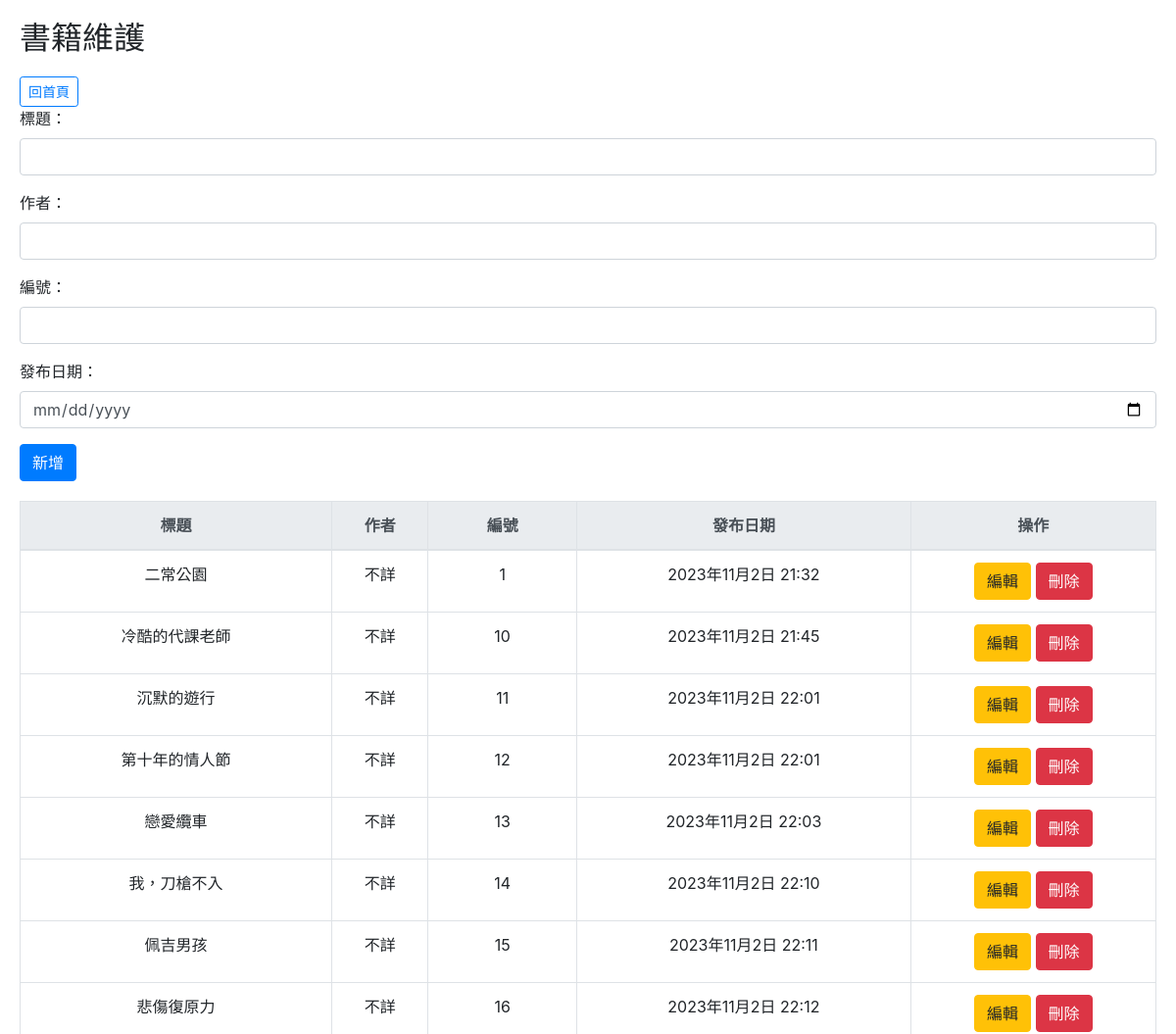
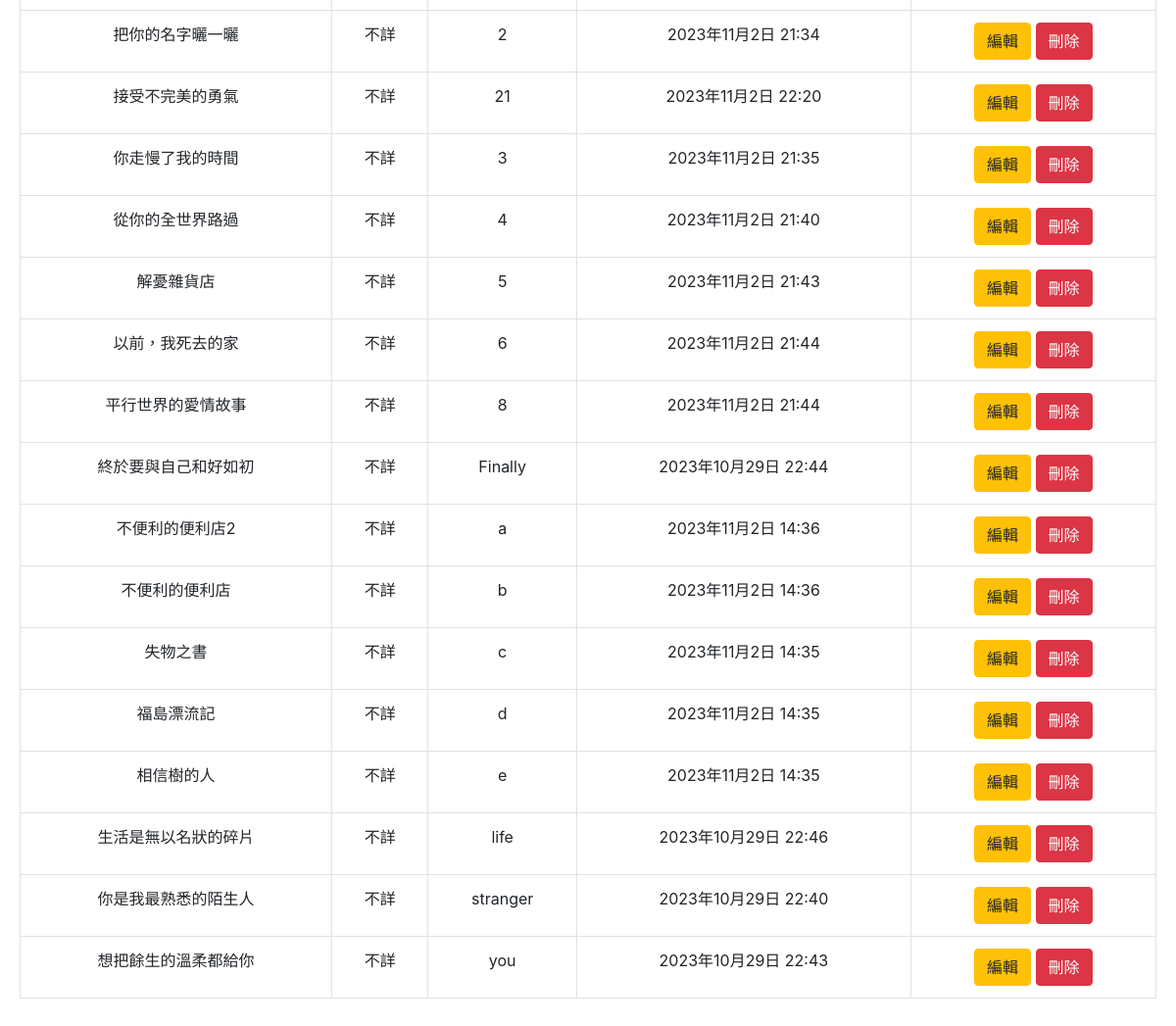
/admin_books/, run on an earlier commit of the app's database (2 pictures, top to bottom).
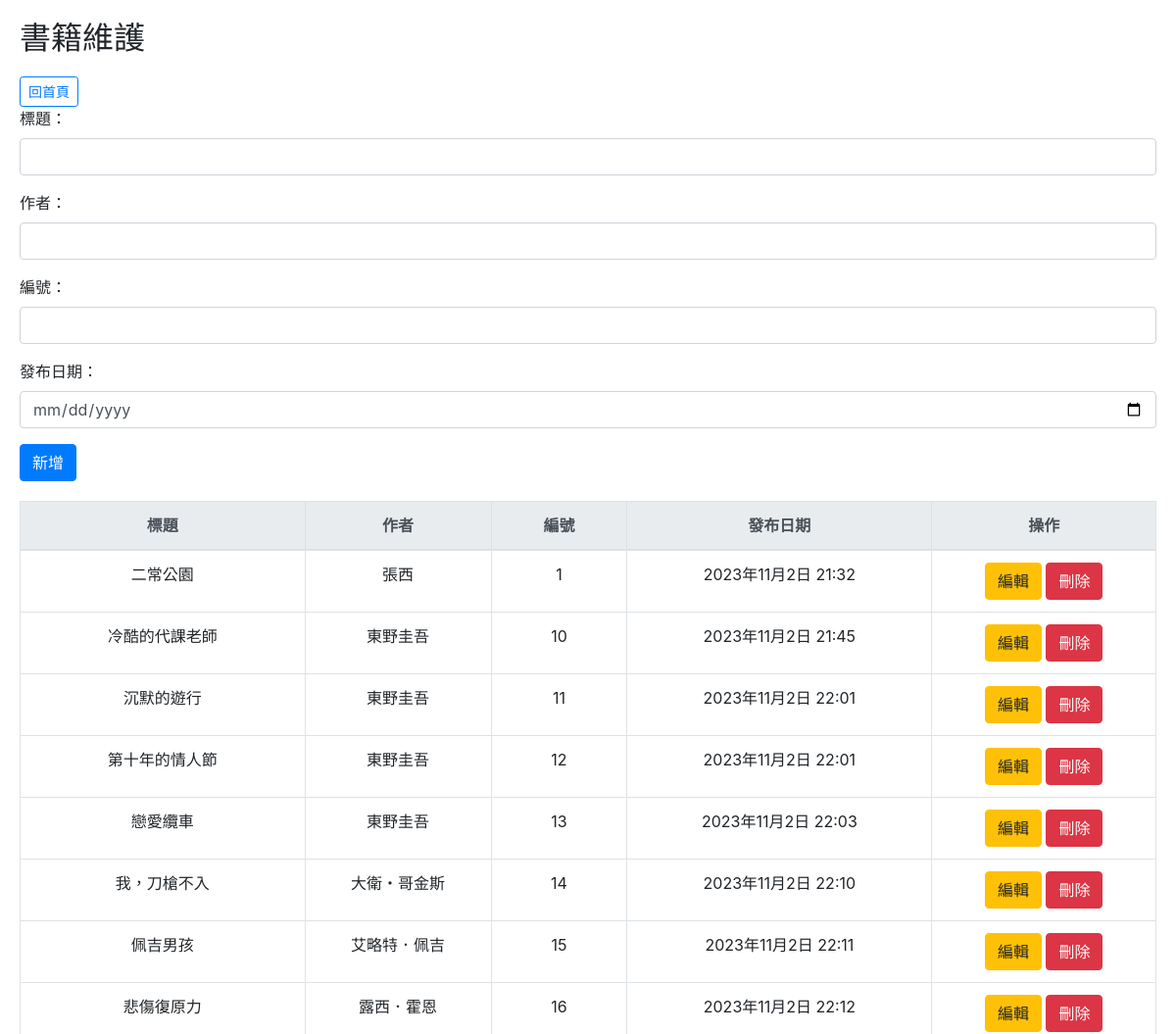
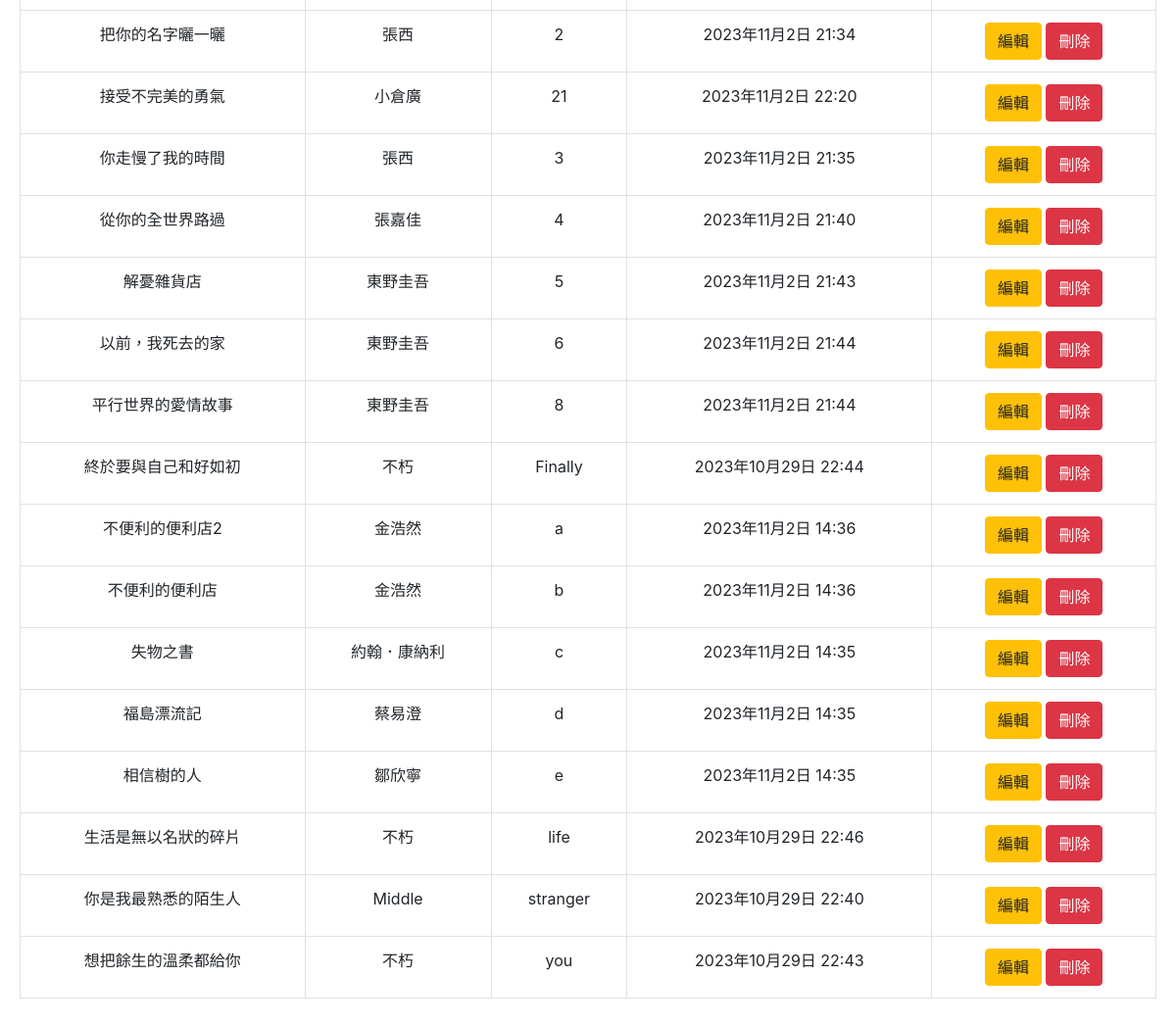
And on a later commit of the database (2 pictures, top to bottom).
### mysite/models.py (models this page shows, shortened)
class Post(models.Model):
    title = models.CharField(max_length=50)
    slug = models.IntegerField(unique=True)
    pub_date = models.DateTimeField(auto_now_add=True)
    write = models.CharField(max_length=50, blank=True, default='')
    image_url = models.CharField(max_length=255, default='images/1.jpg')  # 指定默认值 # 存储图像路径或 URL
    bookstype=[("一般書籍","一般書籍"),("教學用書","教學用書")]
    category = models.CharField(max_length=20, choices=bookstype, default="一般書籍")
    intro = models.TextField(default="", blank=True)
    photolink = models.TextField(default="", blank=True)
    body = models.TextField()
    isBorrow = models.BooleanField(_("外借中"), default=False)
    pub_date = models.DateTimeField(auto_now_add=True)
    @property
    def formatted_is_borrow(self):
        if self.isBorrow:
            return '<span style="color: white; background-color: #afb0b2; border: 1px solid white; padding: 3px; border-radius: 3px;">外借中</span>'
        else:
            return '<span style="color: white; background-color: #7fade5; border: 1px solid white;padding: 3px; border-radius: 3px;">可借閱</span>'
    formatted_is_borrow.fget.short_description = "外借狀態"
    class Meta:
        ordering = ['slug']

### mysite/views.py (the view)
# urls.py: path('admin_books/', admin_books, name='admin_books'),
def admin_books(request):
    books = Post.objects.all().order_by('slug')
    return render(request, 'admin_books.html', {'books': books})

### templates/admin_books.html (shortened to what this page needs)
<!DOCTYPE html>
<html lang="zh-TW">
<head>
    <link rel="stylesheet" href="https://stackpath.bootstrapcdn.com/bootstrap/4.3.1/css/bootstrap.min.css">
</head>
<body>
    <h2>書籍維護</h2>
    <a class="btn btn-sm btn-outline-primary" href='/'>回首頁</a>
    <form method="POST" action="{% url 'admin_books_add' %}">
        <div class="form-group">
            <label for="title">標題：</label>
            <input type="text" name="title" class="form-control" required>
        </div>
        <div class="form-group">
            <label for="write">作者：</label>
            <input type="text" name="write" class="form-control" required>
        </div>
        <div class="form-group">
            <label for="slug">編號：</label>
            <input type="number" name="slug" class="form-control" required>
        </div>
        <div class="form-group">
            <label for="pub_date">發布日期：</label>
            <input type="date" name="pub_date" class="form-control" required>
        </div>
        <button type="submit" class="btn btn-primary">新增</button>
    </form>
    <table class="table table-bordered">
        <thead class="thead-light">
            <tr>
                <th>標題</th>
                <th>作者</th>
                <th>編號</th>
                <th>發布日期</th>
                <th>操作</th>
            </tr>
        </thead>
        <tbody>
            {% for book in books %}
                <tr>
                    <td>{{ book.title }}</td>
                    <td>{{ book.write }}</td>
                    <td>{{ book.slug }}</td>
                    <td>{{ book.pub_date }}</td>
                    <td>
                        <a class="btn btn-warning" href="{% url 'admin_books_edit' book.slug %}">編輯</a>
                        <a class="btn btn-danger" href="{% url 'admin_books_delete' book.slug %}">刪除</a>
                    </td>
                </tr>
            {% endfor %}
        </tbody>
    </table>
</body>
</html>

What changed in the data, as far as the page shows it:
changed Post "二常公園": write "不詳" → "張西"
changed Post "冷酷的代課老師": write "不詳" → "東野圭吾"
changed Post "沉默的遊行": write "不詳" → "東野圭吾"
changed Post "第十年的情人節": write "不詳" → "東野圭吾"
changed Post "戀愛纜車": write "不詳" → "東野圭吾"
changed Post "我，刀槍不入": write "不詳" → "大衛・哥金斯"
changed Post "佩吉男孩": write "不詳" → "艾略特．佩吉"
changed Post "悲傷復原力": write "不詳" → "露西．霍恩"
changed Post "把你的名字曬一曬": write "不詳" → "張西"
changed Post "接受不完美的勇氣": write "不詳" → "小倉廣"
changed Post "你走慢了我的時間": write "不詳" → "張西"
changed Post "從你的全世界路過": write "不詳" → "張嘉佳"
changed Post "解憂雜貨店": write "不詳" → "東野圭吾"
changed Post "以前，我死去的家": write "不詳" → "東野圭吾"
changed Post "平行世界的愛情故事": write "不詳" → "東野圭吾"
changed Post "終於要與自己和好如初": write "不詳" → "不朽"
changed Post "不便利的便利店2": write "不詳" → "金浩然"
changed Post "不便利的便利店": write "不詳" → "金浩然"
changed Post "失物之書": write "不詳" → "約翰．康納利"
changed Post "福島漂流記": write "不詳" → "蔡易澄"
changed Post "相信樹的人": write "不詳" → "鄒欣寧"
changed Post "生活是無以名狀的碎片": write "不詳" → "不朽"
changed Post "你是我最熟悉的陌生人": write "不詳" → "Middle"
changed Post "想把餘生的溫柔都給你": write "不詳" → "不朽"
